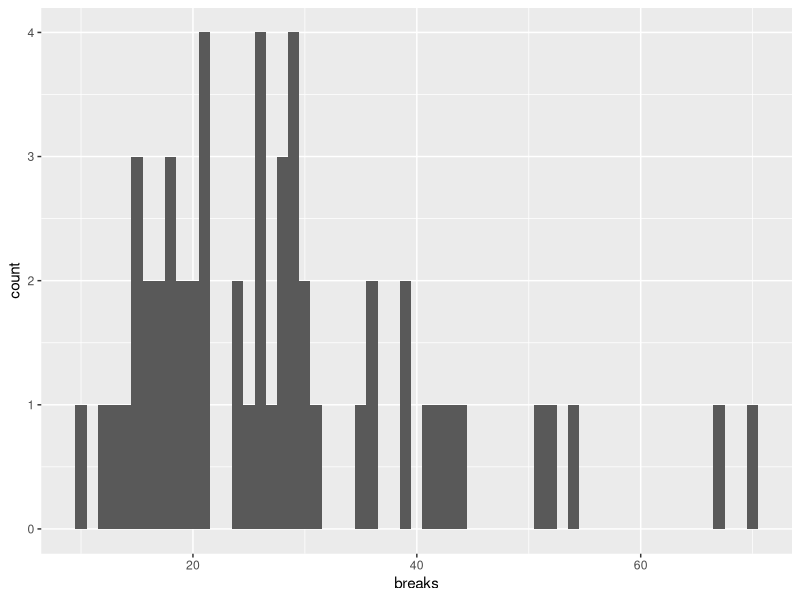
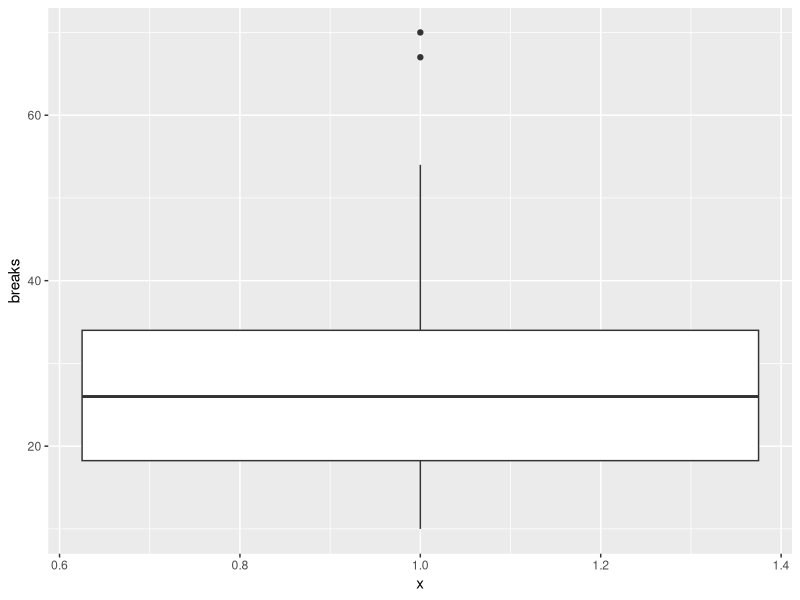
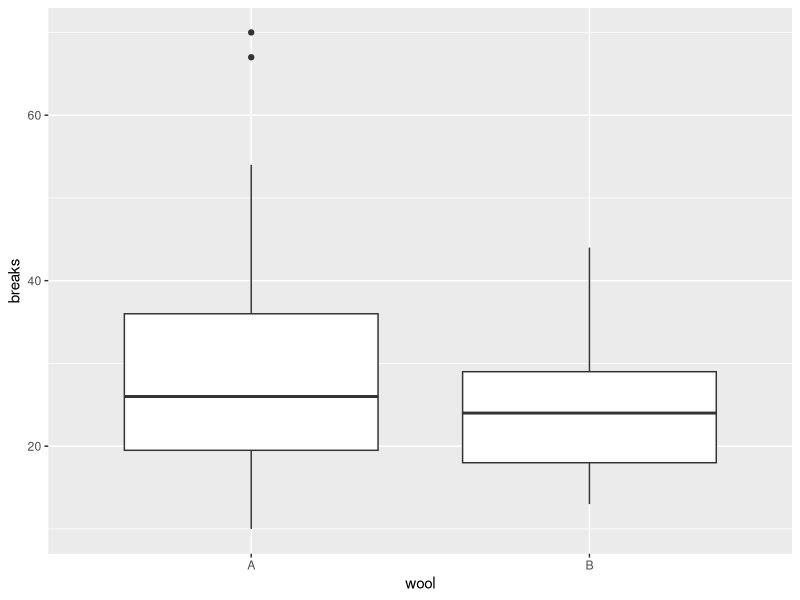
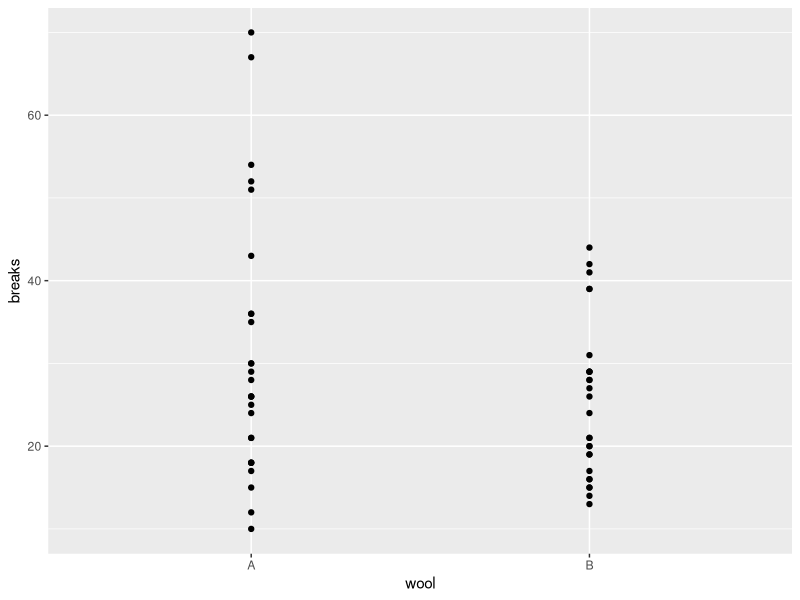
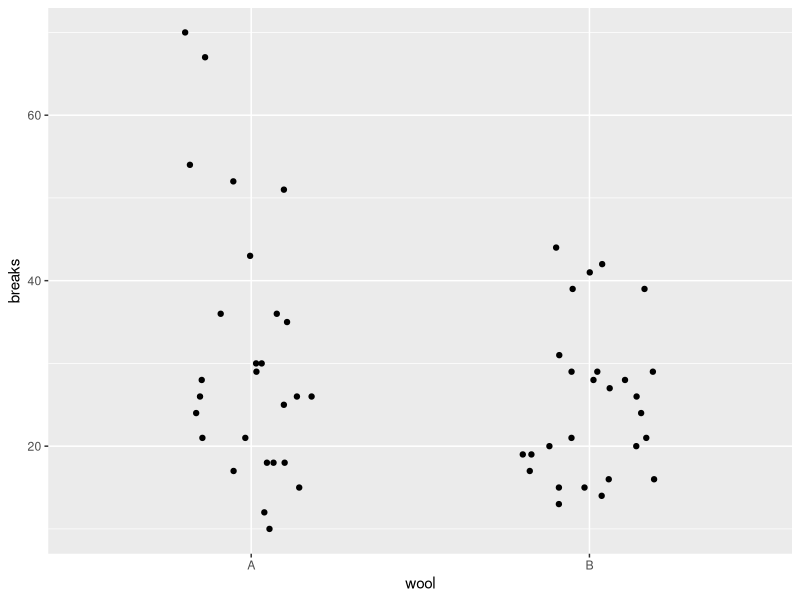
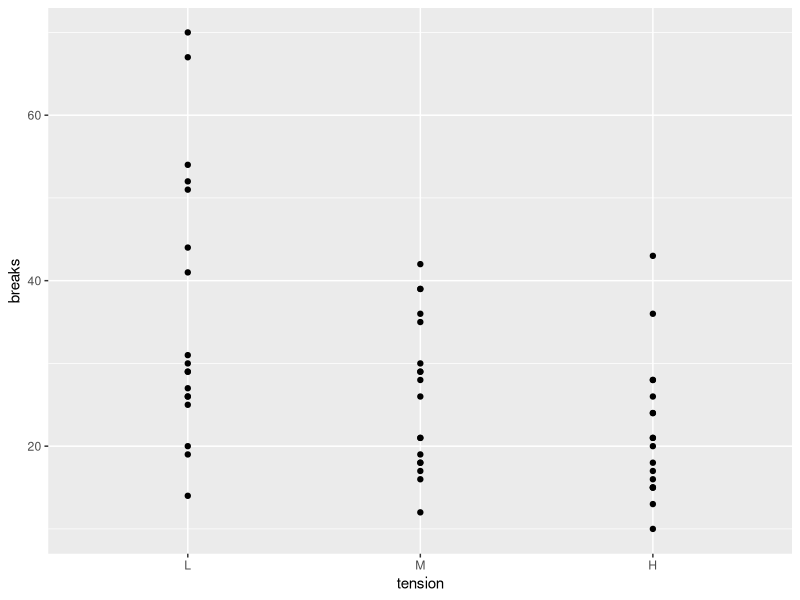
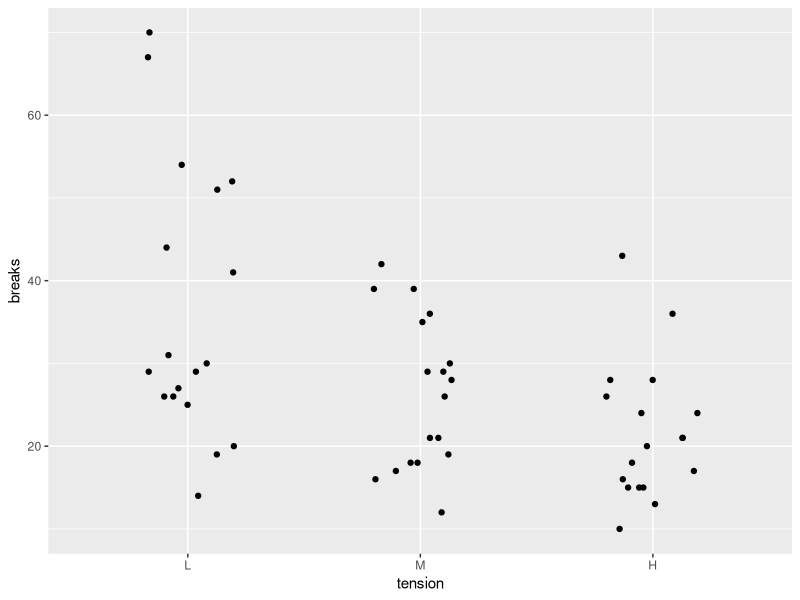
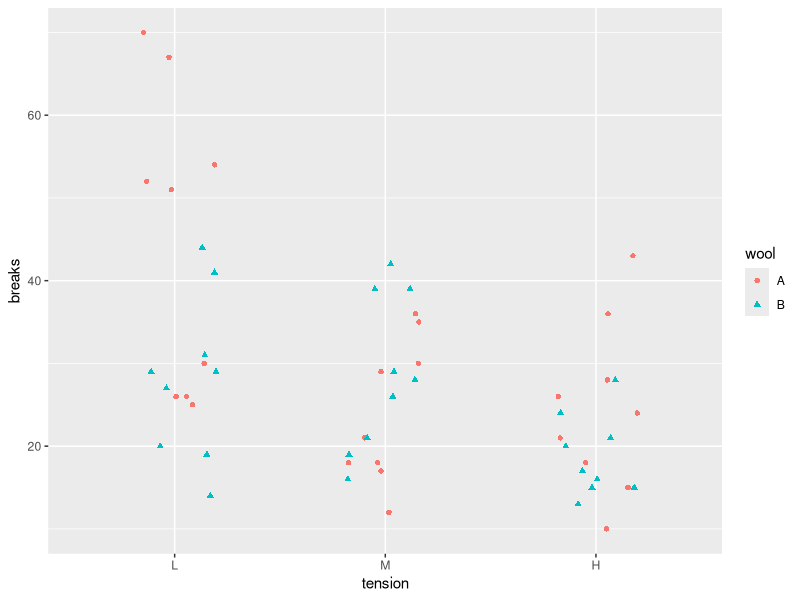

Write the R code that produced these figures, in order.
## ---- chunk 1
a = 1 
b = 2
a+b
## ---- chunk 2
x = 1:10
y = rep(c(1,2), each=5)
m = lm(y~x)
s = summary(m)
## ---- chunk 3
x
y
m
s
s$r.squared
## ---- chunk 4
1+2
1-2
1/2
1*2
## ---- chunk 5
(1+3)*2 + 100^2  # standard order of operations
sin(2*pi)        # the result is in scientific notation, i.e. -2.449294 x 10^-16 
sqrt(4)
10^2
log(10)          # the default is base e
log(10, base=10)
## ---- chunk 6
a = 1
b = 2
a+b
a-b
a/b
a*b
## ---- chunk 7
a <- 1
2 -> b
c = 3  # is the same as <-
## ---- chunk 8
a
b
c
## ---- chunk 9
# Rectangle
length <- 4
width  <- 3

area <- length * width
area


# Circle
radius <- 2
area   <- pi*radius^2 # this overwrites the previous `area` variable
circumference <- 2*pi*radius
area
circumference


# (Right) Triangle
opposite     <- 1
angleDegrees <- 30
angleRadians <- angleDegrees * pi/180
(adjacent     <- opposite / tan(angleRadians)) # = sqrt(3)
(hypotenuse   <- opposite / sin(angleRadians)) # = 2
## ---- chunk 10
# Find the probability the individual has the disease if 
# specificity is 0.95, sensitivity is 0.99, and prevalence is 0.001
## ---- chunk 11
specificity = 0.95
sensitivity = 0.99
prevalence = 0.001
probability = (sensitivity*prevalence) / (sensitivity*prevalence + (1-specificity)*(1-prevalence))
probability
## ---- chunk 12
a = 3.14159265 
b = "STAT 587 (Eng)" 
c = TRUE
## ---- chunk 13
a
b
c
## ---- chunk 14
a = c(1,2,-5,3.6)
b = c("STAT","587", "(Eng)")
c = c(TRUE, FALSE, TRUE, TRUE)
## ---- chunk 15
length(a)
length(b)
length(c)
## ---- chunk 16
class(a)
class(b)
class(c)
## ---- chunk 17
1:10
5:-2
seq(from = 2, to = 5, by = .05)
## ---- chunk 18
rep(1:4, times = 2)
rep(1:4, each  = 2)
rep(1:4, each  = 2, times = 2)
## ---- chunk 19
a = c("one","two","three","four","five")
a[1]
a[2:4]
a[c(3,5)]
a[rep(3,4)]
## ---- chunk 20
a[c(TRUE, TRUE, FALSE, FALSE, FALSE)]
## ---- chunk 21
a[-1]
a[-(2:3)]
## ---- chunk 22
a[2] = "twenty-two"
a
a[3:4] = "three-four" # assigns "three-four" to both the 3rd and 4th elements
a
a[c(3,5)] = c("thirty-three","fifty-five")
a
## ---- chunk 23
m1 = cbind(c(1,2), c(3,4))       # Column bind
m2 = rbind(c(1,3), c(2,4))       # Row bind

m1
all.equal(m1, m2)

m3 = matrix(1:4, nrow = 2, ncol = 2)
all.equal(m1, m3)

m4 = matrix(1:4, nrow = 2, ncol = 2, byrow = TRUE)
all.equal(m3, m4)

m3
m4
## ---- chunk 24
m = matrix(1:12, nrow=3, ncol=4)
m
m[2,3]
## ---- chunk 25
m[1:2,3:4]
## ---- chunk 26
m[1:2,]
## ---- chunk 27
m[-c(3,4),]
## ---- chunk 28
m[1:4]
## ---- chunk 29
c(1,"a")
## ---- chunk 30
c(TRUE, 1, FALSE)
## ---- chunk 31
c(TRUE, 1, "a")
## ---- chunk 32
m = rbind(c(1, 12, 8, 6),
          c(4, 10, 2, 9),
          c(11, 3, 5, 7))
m
## ---- chunk 33
# Print the element in the 3rd-row and 4th column

# Print the 2nd column

# Print all but the 3rd row

# Reconstruct the matrix if time allows
## ---- chunk 34
# Print the element in the 3rd-row and 4th column
m[3,4]

# Print the 2nd column
m[,2]

# Print all but the 3rd row
m[-3,]

# Reconstruct the matrix if time allows
n = matrix(c(1,12,8,6,4,10,2,9,11,3,5,7), nrow=3, ncol=4, byrow=TRUE)
n
all.equal(m,n)
## ---- chunk 35
class(warpbreaks) # warpbreaks is a built-in data.frame
## ---- chunk 36
warpbreaks[1:3,1:2]
## ---- chunk 37
names(warpbreaks)
warpbreaks[1:3, c("breaks","wool")]
## ---- chunk 38
library("dplyr") # install.packages("dplyr")
warpbreaks %>% 
  select(breaks, wool) %>%
  head(n = 3)
## ---- chunk 39
str(warpbreaks)
## ---- chunk 40
library("dplyr") # if it is already loaded, nothing will happen
## ---- chunk 41
warpbreaks %>%                           
  group_by(wool) %>%        
  summarize(n    = n(),          # counts the number lines in the grouped data.frame
            mean = mean(breaks),
            sd   = sd(breaks)) 
## ---- chunk 42
warpbreaks %>%                           
  group_by(wool, tension) %>%        
  summarize(n    = n(),
            mean = mean(breaks),
            sd   = sd(breaks))
## ---- chunk 43
# Calculate the mean and standard deviation for each level of tension ignoring wool.
## ---- chunk 44
warpbreaks %>%                           
  group_by(tension) %>%        
  summarize(mean = mean(breaks),
            sd   = sd(breaks)) 
## ---- chunk 45
library("ggplot2")
## ---- chunk 46
ggplot(data = warpbreaks, aes(x = breaks)) + geom_histogram(binwidth = 1)
## ---- chunk 47
ggplot(data = warpbreaks, aes(x = 1, y = breaks)) + geom_boxplot()
## ---- chunk 48
ggplot(warpbreaks, aes(x = wool, y = breaks, group = wool)) + geom_boxplot()
## ---- chunk 49
ggplot(warpbreaks, aes(x = wool, y = breaks)) + geom_point()
## ---- chunk 50
ggplot(warpbreaks, aes(x = wool, y = breaks)) + geom_jitter(width = 0.2, height = 0)
## ---- chunk 51
ggplot(warpbreaks, aes(x = tension, y = breaks)) + 
  geom_point()

ggplot(warpbreaks, aes(x = tension, y = breaks)) + 
  geom_jitter(width = 0.2, height = 0)

ggplot(warpbreaks, aes(x = tension, y = breaks, shape = wool, color = wool)) + 
  geom_jitter(width = 0.2, height = 0)
